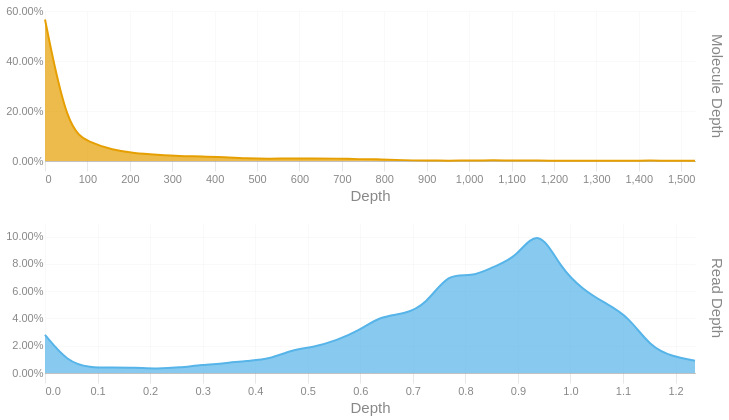

The cell this chart's notebook holds for it:
### Code cell
readdep = depth_hist(tb['Read Depth'], q99, 3)
readdep = readdep.with_columns(pl.lit('Read Depth').alias('Metric'))
if not SKIPLR:
    moldep = depth_hist(tb['Molecule Depth'], mol_q99, 1)
    moldep = moldep.with_columns(pl.lit('Molecule Depth').alias('Metric'))
    _hist = pl.concat([readdep, moldep])
    _hist = _hist.filter(pl.col('Proportion') != 0)
    with SafeRender(_hist):
        (
            alt.Chart(_hist)        
            .mark_area(interpolate = "basis")
            .encode(
                x=alt.X('Bin:Q').scale(domainMin=0).axis(alt.Axis(title='Depth')),
                y = alt.Y('Proportion:Q', title = None).axis(format = '.2%'),
                color = alt.Color('Metric:N').legend(None),
                row = alt.Row("Metric:N").header(title = None, labelOrient = 'right'),
                tooltip = [
                    alt.Tooltip("Metric:N", title = "Metric"),
                    alt.Tooltip('Interval:N', title = "Depth Interval"),
                    alt.Tooltip('Proportion:Q', title = "% Alignments").format('.2%')
                ]
            )
            .resolve_scale(x='independent', y='independent')
            .properties(
                height = 150, width = 650,
                usermeta={'embedOptions': {'downloadFileName': f'{samplename}.depth.hist'}}
            )
        ).display()
else:
    readdep = readdep.filter(pl.col('Proportion') != 0)
    with SafeRender(readdep):
        (
            alt.Chart(readdep)        
            .mark_area(interpolate = "basis")
            .encode(
                x=alt.X('Bin:Q').scale(domainMin=0).axis(alt.Axis(title='Depth')),
                y = alt.Y('Proportion:Q', title = None).axis(format = '.2%'),
                tooltip = [
                    alt.Tooltip('Interval:N', title = "Depth Interval"),
                    alt.Tooltip('Proportion:Q', title = "% Alignments").format('.2%')
                ]
            )
            .properties(
                usermeta={'embedOptions': {'downloadFileName': f'{samplename}.depth.hist'}}
            )
        ).display()

### Figure 1 — Vega-Lite specification as saved in the notebook (floating-point values rounded to 4 significant figures)
{"width": 650, "height": 150, "config": {"title": {"anchor": "start", "dy": -15, "fontSize": 18, "color": "#888888", "subtitleColor": "#888888", "subtitleFontSize": 14}, "arc": {"fill": "#0072B2"}, "axis": {"domainColor": "#888888", "domainWidth": 0.5, "gridWidth": 0.2, "grid": false, "titleFontWeight": 400, "titleFontSize": 15, "labelFontSize": 11, "labelColor": "#888888", "tickColor": "#888888", "tickWidth": 0.2, "titleColor": "#888888"}, "axisBand": {"grid": false}, "axisX": {"grid": true, "tickSize": 10, "domainCap": "round"}, "axisY": {"domain": false, "grid": true, "tickSize": 0, "domainCap": "round"}, "background": "transparent", "header": {"labelFontSize": 15, "labelColor": "#888888", "titleFontSize": 15, "titleFontWeight": 600, "titleColor": "#888888"}, "legend": {"labelFont": "sans-serif", "labelFontSize": 12, "labelColor": "#888888", "symbolSize": 100, "symbolType": "circle", "titleFontSize": 12, "titlePadding": 10, "titleColor": "#888888", "title": null}, "range": {"category": ["#E69F00", "#56B4E9", "#009E73", "#F0E442", "#0072B2", "#D55E00", "#CC79A7", "#000000"], "diverging": ["#cfe8f3", "#a2d4ec", "#73bfe2", "#46abdb", "#1696d2", "#12719e"]}, "area": {"fill": "#0072B2", "fillOpacity": 0.7, "line": true, "strokeOpacity": 0.7}, "line": {"color": "#0072B2", "stroke": "#0072B2", "strokeWidth": 2}, "trail": {"color": "#0072B2", "stroke": "#0072B2", "strokeWidth": 0, "size": 1}, "point": {"filled": true, "fillOpacity": 1.0, "size": 95}, "text": {"color": "#888888", "fontSize": 11, "align": "right", "fontWeight": 400, "size": 11}, "bar": {"fill": "#0072B2", "stroke": null}, "view": {"stroke": null, "continuousWidth": 660, "continuousHeight": 400}}, "data": {"name": "data-590a7907a30bc70ec23246dafeba7f3d"}, "mark": {"type": "area", "interpolate": "basis"}, "encoding": {"color": {"field": "Metric", "legend": null, "type": "nominal"}, "row": {"field": "Metric", "header": {"title": null, "labelOrient": "right"}, "type": "nominal"}, "tooltip": [{"field": "Metric", "title": "Metric", "type": "nominal"}, {"field": "Interval", "title": "Depth Interval", "type": "nominal"}, {"field": "Proportion", "format": ".2%", "title": "% Alignments", "type": "quantitative"}], "x": {"axis": {"title": "Depth"}, "field": "Bin", "scale": {"domainMin": 0}, "type": "quantitative"}, "y": {"axis": {"format": ".2%"}, "field": "Proportion", "title": null, "type": "quantitative"}}, "resolve": {"scale": {"x": "independent", "y": "independent"}}, "usermeta": {"embedOptions": {"downloadFileName": "S6_Altamaha_3951.depth.hist"}}, "$schema": "https://vega.github.io/schema/vega-lite/v6.1.0.json", "datasets": {"data-590a7907a30bc70ec23246dafeba7f3d": [{"Bin": 0.0, "Interval": "0.0-0.043", "Proportion": 0.028, "Metric": "Read Depth"}, {"Bin": 0.043, "Interval": "0.043-0.085", "Proportion": 0.008, "Metric": "Read Depth"}, {"Bin": 0.085, "Interval": "0.085-0.128", "Proportion": 0.004, "Metric": "Read Depth"}, {"Bin": 0.128, "Interval": "0.128-0.171", "Proportion": 0.004, "Metric": "Read Depth"}, {"Bin": 0.171, "Interval": "0.171-0.213", "Proportion": 0.004, "Metric": "Read Depth"}, {"Bin": 0.213, "Interval": "0.213-0.256", "Proportion": 0.003, "Metric": "Read Depth"}, {"Bin": 0.256, "Interval": "0.256-0.299", "Proportion": 0.004, "Metric": "Read Depth"}, {"Bin": 0.299, "Interval": "0.299-0.341", "Proportion": 0.006, "Metric": "Read Depth"}, {"Bin": 0.341, "Interval": "0.341-0.384", "Proportion": 0.007, "Metric": "Read Depth"}, {"Bin": 0.384, "Interval": "0.384-0.427", "Proportion": 0.009, "Metric": "Read Depth"}, {"Bin": 0.427, "Interval": "0.427-0.469", "Proportion": 0.01, "Metric": "Read Depth"}, {"Bin": 0.469, "Interval": "0.469-0.512", "Proportion": 0.017, "Metric": "Read Depth"}, {"Bin": 0.512, "Interval": "0.512-0.555", "Proportion": 0.019, "Metric": "Read Depth"}, {"Bin": 0.555, "Interval": "0.555-0.597", "Proportion": 0.024, "Metric": "Read Depth"}, {"Bin": 0.597, "Interval": "0.597-0.64", "Proportion": 0.031, "Metric": "Read Depth"}, {"Bin": 0.64, "Interval": "0.64-0.683", "Proportion": 0.042, "Metric": "Read Depth"}, {"Bin": 0.683, "Interval": "0.683-0.725", "Proportion": 0.043, "Metric": "Read Depth"}, {"Bin": 0.725, "Interval": "0.725-0.768", "Proportion": 0.05, "Metric": "Read Depth"}, {"Bin": 0.768, "Interval": "0.768-0.811", "Proportion": 0.074, "Metric": "Read Depth"}, {"Bin": 0.811, "Interval": "0.811-0.853", "Proportion": 0.07, "Metric": "Read Depth"}, {"Bin": 0.853, "Interval": "0.853-0.896", "Proportion": 0.078, "Metric": "Read Depth"}, {"Bin": 0.896, "Interval": "0.896-0.939", "Proportion": 0.084, "Metric": "Read Depth"}, {"Bin": 0.939, "Interval": "0.939-0.981", "Proportion": 0.108, "Metric": "Read Depth"}, {"Bin": 0.981, "Interval": "0.981-1.024", "Proportion": 0.077, "Metric": "Read Depth"}, {"Bin": 1.024, "Interval": "1.024-1.067", "Proportion": 0.061, "Metric": "Read Depth"}, {"Bin": 1.067, "Interval": "1.067-1.109", "Proportion": 0.051, "Metric": "Read Depth"}, {"Bin": 1.109, "Interval": "1.109-1.152", "Proportion": 0.042, "Metric": "Read Depth"}, {"Bin": 1.152, "Interval": "1.152-1.195", "Proportion": 0.019, "Metric": "Read Depth"}, {"Bin": 1.195, "Interval": "1.195-1.237", "Proportion": 0.012, "Metric": "Read Depth"}, {"Bin": 1.237, "Interval": "1.237-1.28", "Proportion": 0.009, "Metric": "Read Depth"}, {"Bin": 0.0, "Interval": "0.0-52.8", "Proportion": 0.566, "Metric": "Molecule Depth"}, {"Bin": 52.8, "Interval": "52.8-105.7", "Proportion": 0.124, "Metric": "Molecule Depth"}, {"Bin": 105.7, "Interval": "105.7-158.5", "Proportion": 0.074, "Metric": "Molecule Depth"}, {"Bin": 158.5, "Interval": "158.5-211.4", "Proportion": 0.044, "Metric": "Molecule Depth"}, {"Bin": 211.4, "Interval": "211.4-264.2", "Proportion": 0.031, "Metric": "Molecule Depth"}, {"Bin": 264.2, "Interval": "264.2-317.1", "Proportion": 0.025, "Metric": "Molecule Depth"}, {"Bin": 317.1, "Interval": "317.1-369.9", "Proportion": 0.019, "Metric": "Molecule Depth"}, {"Bin": 369.9, "Interval": "369.9-422.8", "Proportion": 0.019, "Metric": "Molecule Depth"}, {"Bin": 422.8, "Interval": "422.8-475.6", "Proportion": 0.015, "Metric": "Molecule Depth"}, {"Bin": 475.6, "Interval": "475.6-528.5", "Proportion": 0.01, "Metric": "Molecule Depth"}, {"Bin": 528.5, "Interval": "528.5-581.3", "Proportion": 0.009, "Metric": "Molecule Depth"}, {"Bin": 581.3, "Interval": "581.3-634.2", "Proportion": 0.01, "Metric": "Molecule Depth"}, {"Bin": 634.2, "Interval": "634.2-687.0", "Proportion": 0.01, "Metric": "Molecule Depth"}, {"Bin": 687.0, "Interval": "687.0-739.9", "Proportion": 0.01, "Metric": "Molecule Depth"}, {"Bin": 739.9, "Interval": "739.9-792.7", "Proportion": 0.007, "Metric": "Molecule Depth"}, {"Bin": 792.7, "Interval": "792.7-845.5", "Proportion": 0.007, "Metric": "Molecule Depth"}, {"Bin": 845.5, "Interval": "845.5-898.4", "Proportion": 0.003, "Metric": "Molecule Depth"}, {"Bin": 898.4, "Interval": "898.4-951.2", "Proportion": 0.002, "Metric": "Molecule Depth"}, {"Bin": 951.2, "Interval": "951.2-1004.1", "Proportion": 0.001, "Metric": "Molecule Depth"}, {"Bin": 1004.0, "Interval": "1004.1-1056.9", "Proportion": 0.002, "Metric": "Molecule Depth"}, {"Bin": 1057.0, "Interval": "1056.9-1109.8", "Proportion": 0.003, "Metric": "Molecule Depth"}, {"Bin": 1110.0, "Interval": "1109.8-1162.6", "Proportion": 0.002, "Metric": "Molecule Depth"}, {"Bin": 1163.0, "Interval": "1162.6-1215.5", "Proportion": 0.002, "Metric": "Molecule Depth"}, {"Bin": 1216.0, "Interval": "1215.5-1268.3", "Proportion": 0.001, "Metric": "Molecule Depth"}, {"Bin": 1268.0, "Interval": "1268.3-1321.2", "Proportion": 0.001, "Metric": "Molecule Depth"}, {"Bin": 1321.0, "Interval": "1321.2-1374.0", "Proportion": 0.001, "Metric": "Molecule Depth"}, {"Bin": 1374.0, "Interval": "1374.0-1426.9", "Proportion": 0.001, "Metric": "Molecule Depth"}, {"Bin": 1427.0, "Interval": "1426.9-1479.7", "Proportion": 0.002, "Metric": "Molecule Depth"}, {"Bin": 1480.0, "Interval": "1479.7-1532.6", "Proportion": 0.001, "Metric": "Molecule Depth"}, {"Bin": 1533.0, "Interval": "1532.6-1585.4", "Proportion": 0.001, "Metric": "Molecule Depth"}]}}
